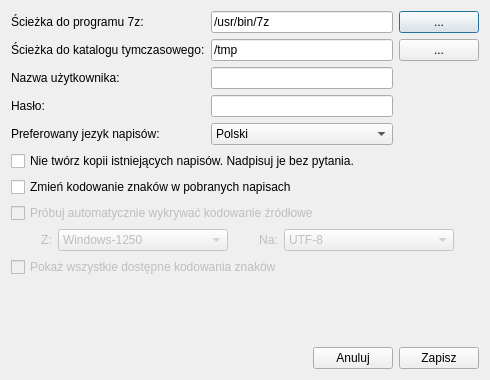
<ui version="4.0" >
 <class>frmOptions</class>
 <widget class="QDialog" name="frmOptions" >
  <property name="geometry" >
   <rect>
    <x>0</x>
    <y>0</y>
    <width>490</width>
    <height>380</height>
   </rect>
  </property>
  <property name="minimumSize" >
   <size>
    <width>490</width>
    <height>380</height>
   </size>
  </property>
  <property name="maximumSize" >
   <size>
    <width>490</width>
    <height>380</height>
   </size>
  </property>
  <property name="baseSize" >
   <size>
    <width>490</width>
    <height>380</height>
   </size>
  </property>
  <property name="windowTitle" >
   <string>QNapi - opcje programu</string>
  </property>
  <property name="windowIcon" >
   <iconset resource="../src/resources.qrc" >:/icon/qnapi-22-icon.png</iconset>
  </property>
  <layout class="QGridLayout" >
   <item row="0" column="0" colspan="2" >
    <widget class="QLabel" name="lb7zPath" >
     <property name="text" >
      <string>Ścieżka do programu 7z:</string>
     </property>
    </widget>
   </item>
   <item row="0" column="2" colspan="2" >
    <widget class="QLineEdit" name="le7zPath" >
     <property name="text" >
      <string>/usr/bin/7z</string>
     </property>
     <property name="cursorPosition" >
      <number>0</number>
     </property>
     <property name="readOnly" >
      <bool>false</bool>
     </property>
    </widget>
   </item>
   <item row="0" column="4" >
    <widget class="QPushButton" name="pb7zPathSelect" >
     <property name="sizePolicy" >
      <sizepolicy vsizetype="Fixed" hsizetype="Fixed" >
       <horstretch>0</horstretch>
       <verstretch>0</verstretch>
      </sizepolicy>
     </property>
     <property name="text" >
      <string>...</string>
     </property>
    </widget>
   </item>
   <item row="1" column="0" colspan="2" >
    <widget class="QLabel" name="lbTmpPath" >
     <property name="text" >
      <string>Ścieżka do katalogu tymczasowego:</string>
     </property>
    </widget>
   </item>
   <item row="1" column="2" colspan="2" >
    <widget class="QLineEdit" name="leTmpPath" >
     <property name="text" >
      <string>/tmp</string>
     </property>
    </widget>
   </item>
   <item row="1" column="4" >
    <widget class="QPushButton" name="pbTmpPathSelect" >
     <property name="sizePolicy" >
      <sizepolicy vsizetype="Fixed" hsizetype="Fixed" >
       <horstretch>0</horstretch>
       <verstretch>0</verstretch>
      </sizepolicy>
     </property>
     <property name="text" >
      <string>...</string>
     </property>
    </widget>
   </item>
   <item row="2" column="0" colspan="2" >
    <widget class="QLabel" name="lbNick" >
     <property name="text" >
      <string>Nazwa użytkownika:</string>
     </property>
    </widget>
   </item>
   <item row="2" column="2" colspan="2" >
    <widget class="QLineEdit" name="leNick" >
     <property name="text" >
      <string/>
     </property>
    </widget>
   </item>
   <item row="3" column="0" colspan="2" >
    <widget class="QLabel" name="lbPass" >
     <property name="text" >
      <string>Hasło:</string>
     </property>
    </widget>
   </item>
   <item row="3" column="2" colspan="2" >
    <widget class="QLineEdit" name="lePass" >
     <property name="text" >
      <string/>
     </property>
     <property name="echoMode" >
      <enum>QLineEdit::Password</enum>
     </property>
    </widget>
   </item>
   <item row="4" column="0" colspan="2" >
    <widget class="QLabel" name="lbLang" >
     <property name="text" >
      <string>Preferowany jezyk napisów:</string>
     </property>
    </widget>
   </item>
   <item row="4" column="2" colspan="2" >
    <widget class="QComboBox" name="cbLang" >
     <item>
      <property name="text" >
       <string>Polski</string>
      </property>
     </item>
     <item>
      <property name="text" >
       <string>Angielski</string>
      </property>
     </item>
    </widget>
   </item>
   <item row="5" column="0" colspan="5" >
    <widget class="QCheckBox" name="cbNoBackup" >
     <property name="text" >
      <string>Nie twórz kopii istniejących napisów. Nadpisuj je bez pytania.</string>
     </property>
    </widget>
   </item>
   <item row="6" column="0" colspan="5" >
    <widget class="QCheckBox" name="cbChangeEncoding" >
     <property name="text" >
      <string>Zmień kodowanie znaków w pobranych napisach</string>
     </property>
    </widget>
   </item>
   <item row="7" column="0" colspan="5" >
    <widget class="QCheckBox" name="cbAutoDetectEncoding" >
     <property name="enabled" >
      <bool>false</bool>
     </property>
     <property name="text" >
      <string>Próbuj automatycznie wykrywać kodowanie źródłowe</string>
     </property>
     <property name="checked" >
      <bool>false</bool>
     </property>
    </widget>
   </item>
   <item row="8" column="0" colspan="5" >
    <layout class="QHBoxLayout" >
     <item>
      <spacer>
       <property name="orientation" >
        <enum>Qt::Horizontal</enum>
       </property>
       <property name="sizeType" >
        <enum>QSizePolicy::Fixed</enum>
       </property>
       <property name="sizeHint" >
        <size>
         <width>30</width>
         <height>20</height>
        </size>
       </property>
      </spacer>
     </item>
     <item>
      <widget class="QLabel" name="lbConvertFrom" >
       <property name="enabled" >
        <bool>false</bool>
       </property>
       <property name="sizePolicy" >
        <sizepolicy vsizetype="Preferred" hsizetype="Minimum" >
         <horstretch>0</horstretch>
         <verstretch>0</verstretch>
        </sizepolicy>
       </property>
       <property name="text" >
        <string>Z:</string>
       </property>
       <property name="alignment" >
        <set>Qt::AlignCenter</set>
       </property>
      </widget>
     </item>
     <item>
      <widget class="QComboBox" name="cbEncFrom" >
       <property name="enabled" >
        <bool>false</bool>
       </property>
       <property name="sizePolicy" >
        <sizepolicy vsizetype="Fixed" hsizetype="MinimumExpanding" >
         <horstretch>0</horstretch>
         <verstretch>0</verstretch>
        </sizepolicy>
       </property>
       <item>
        <property name="text" >
         <string>Windows-1250</string>
        </property>
       </item>
      </widget>
     </item>
     <item>
      <spacer>
       <property name="orientation" >
        <enum>Qt::Horizontal</enum>
       </property>
       <property name="sizeType" >
        <enum>QSizePolicy::Fixed</enum>
       </property>
       <property name="sizeHint" >
        <size>
         <width>25</width>
         <height>20</height>
        </size>
       </property>
      </spacer>
     </item>
     <item>
      <widget class="QLabel" name="lbConvert" >
       <property name="enabled" >
        <bool>false</bool>
       </property>
       <property name="sizePolicy" >
        <sizepolicy vsizetype="Preferred" hsizetype="Minimum" >
         <horstretch>0</horstretch>
         <verstretch>0</verstretch>
        </sizepolicy>
       </property>
       <property name="text" >
        <string>Na:</string>
       </property>
       <property name="alignment" >
        <set>Qt::AlignCenter</set>
       </property>
      </widget>
     </item>
     <item>
      <widget class="QComboBox" name="cbEncTo" >
       <property name="enabled" >
        <bool>false</bool>
       </property>
       <property name="sizePolicy" >
        <sizepolicy vsizetype="Fixed" hsizetype="MinimumExpanding" >
         <horstretch>0</horstretch>
         <verstretch>0</verstretch>
        </sizepolicy>
       </property>
       <item>
        <property name="text" >
         <string>UTF-8</string>
        </property>
       </item>
      </widget>
     </item>
     <item>
      <spacer>
       <property name="orientation" >
        <enum>Qt::Horizontal</enum>
       </property>
       <property name="sizeType" >
        <enum>QSizePolicy::Fixed</enum>
       </property>
       <property name="sizeHint" >
        <size>
         <width>25</width>
         <height>20</height>
        </size>
       </property>
      </spacer>
     </item>
    </layout>
   </item>
   <item row="11" column="0" colspan="5" >
    <layout class="QHBoxLayout" >
     <item>
      <spacer>
       <property name="orientation" >
        <enum>Qt::Horizontal</enum>
       </property>
       <property name="sizeHint" >
        <size>
         <width>40</width>
         <height>20</height>
        </size>
       </property>
      </spacer>
     </item>
     <item>
      <widget class="QPushButton" name="pbCancel" >
       <property name="text" >
        <string>Anuluj</string>
       </property>
      </widget>
     </item>
     <item>
      <widget class="QPushButton" name="pbSave" >
       <property name="text" >
        <string>Zapisz</string>
       </property>
      </widget>
     </item>
    </layout>
   </item>
   <item row="10" column="0" colspan="5" >
    <spacer>
     <property name="orientation" >
      <enum>Qt::Vertical</enum>
     </property>
     <property name="sizeHint" >
      <size>
       <width>20</width>
       <height>30</height>
      </size>
     </property>
    </spacer>
   </item>
   <item row="9" column="0" colspan="5" >
    <widget class="QCheckBox" name="cbShowAllEncodings" >
     <property name="enabled" >
      <bool>false</bool>
     </property>
     <property name="text" >
      <string>Pokaż wszystkie dostępne kodowania znaków</string>
     </property>
    </widget>
   </item>
  </layout>
 </widget>
 <resources>
  <include location="../src/resources.qrc" />
 </resources>
 <connections>
  <connection>
   <sender>pbSave</sender>
   <signal>clicked()</signal>
   <receiver>frmOptions</receiver>
   <slot>accept()</slot>
   <hints>
    <hint type="sourcelabel" >
     <x>442</x>
     <y>327</y>
    </hint>
    <hint type="destinationlabel" >
     <x>244</x>
     <y>173</y>
    </hint>
   </hints>
  </connection>
  <connection>
   <sender>pbCancel</sender>
   <signal>clicked()</signal>
   <receiver>frmOptions</receiver>
   <slot>reject()</slot>
   <hints>
    <hint type="sourcelabel" >
     <x>355</x>
     <y>327</y>
    </hint>
    <hint type="destinationlabel" >
     <x>244</x>
     <y>173</y>
    </hint>
   </hints>
  </connection>
 </connections>
</ui>
